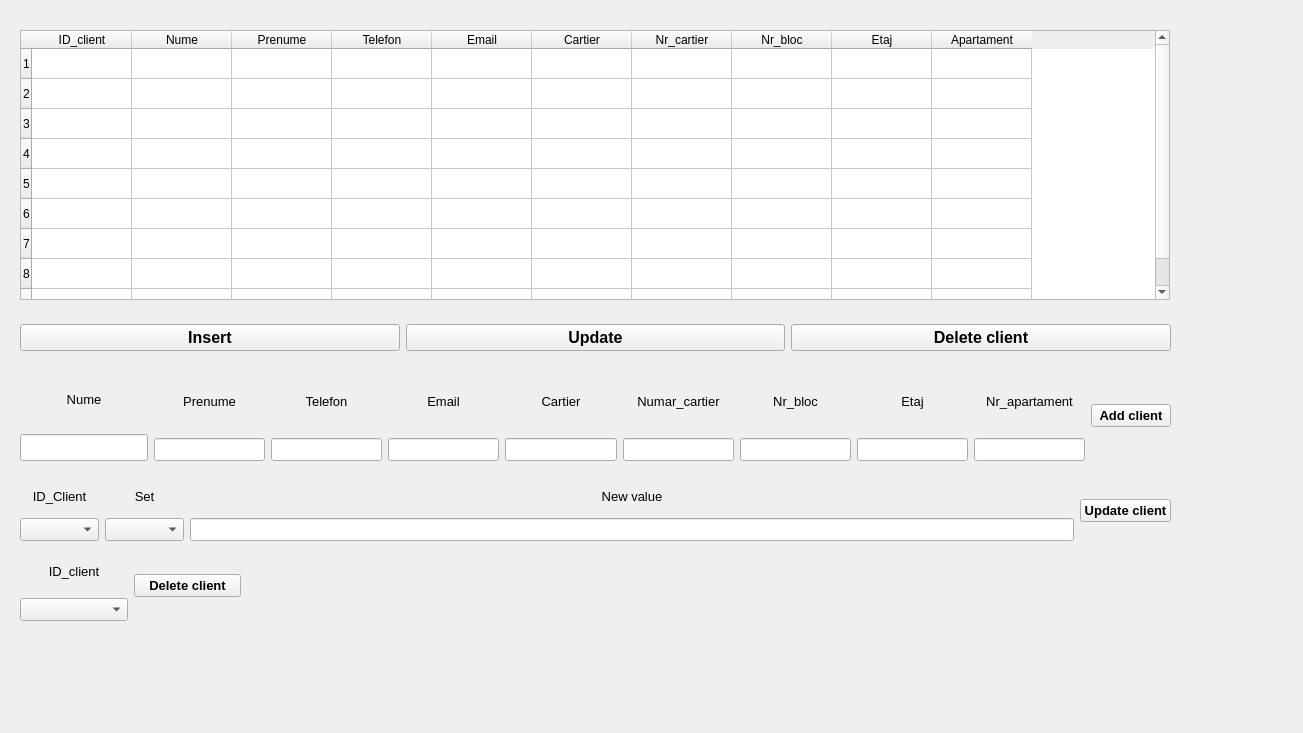
<?xml version="1.0" encoding="UTF-8"?>
<ui version="4.0">
 <class>mainWidget</class>
 <widget class="QWidget" name="mainWidget">
  <property name="geometry">
   <rect>
    <x>0</x>
    <y>0</y>
    <width>1303</width>
    <height>733</height>
   </rect>
  </property>
  <property name="windowTitle">
   <string>main</string>
  </property>
  <property name="autoFillBackground">
   <bool>false</bool>
  </property>
  <widget class="QTableWidget" name="clients_table">
   <property name="geometry">
    <rect>
     <x>20</x>
     <y>30</y>
     <width>1150</width>
     <height>270</height>
    </rect>
   </property>
   <property name="rowCount">
    <number>9</number>
   </property>
   <property name="columnCount">
    <number>10</number>
   </property>
   <row/>
   <row/>
   <row/>
   <row/>
   <row/>
   <row/>
   <row/>
   <row/>
   <row/>
   <column>
    <property name="text">
     <string>ID_client</string>
    </property>
   </column>
   <column>
    <property name="text">
     <string>Nume</string>
    </property>
   </column>
   <column>
    <property name="text">
     <string>Prenume</string>
    </property>
   </column>
   <column>
    <property name="text">
     <string>Telefon</string>
    </property>
   </column>
   <column>
    <property name="text">
     <string>Email</string>
    </property>
   </column>
   <column>
    <property name="text">
     <string>Cartier</string>
    </property>
   </column>
   <column>
    <property name="text">
     <string>Nr_cartier</string>
    </property>
   </column>
   <column>
    <property name="text">
     <string>Nr_bloc</string>
    </property>
   </column>
   <column>
    <property name="text">
     <string>Etaj</string>
    </property>
   </column>
   <column>
    <property name="text">
     <string>Apartament</string>
    </property>
   </column>
  </widget>
  <widget class="QWidget" name="horizontalLayoutWidget">
   <property name="geometry">
    <rect>
     <x>20</x>
     <y>320</y>
     <width>1151</width>
     <height>35</height>
    </rect>
   </property>
   <layout class="QHBoxLayout" name="clients_horizontalLayout">
    <item>
     <widget class="QPushButton" name="insert_client_main_button">
      <property name="font">
       <font>
        <pointsize>12</pointsize>
        <weight>75</weight>
        <bold>true</bold>
       </font>
      </property>
      <property name="text">
       <string>Insert</string>
      </property>
     </widget>
    </item>
    <item>
     <widget class="QPushButton" name="update_client_main_button">
      <property name="font">
       <font>
        <pointsize>12</pointsize>
        <weight>75</weight>
        <bold>true</bold>
       </font>
      </property>
      <property name="text">
       <string>Update</string>
      </property>
     </widget>
    </item>
    <item>
     <widget class="QPushButton" name="delete_client_main_button">
      <property name="enabled">
       <bool>true</bool>
      </property>
      <property name="font">
       <font>
        <pointsize>12</pointsize>
        <weight>75</weight>
        <bold>true</bold>
       </font>
      </property>
      <property name="text">
       <string>Delete client</string>
      </property>
     </widget>
    </item>
   </layout>
  </widget>
  <widget class="QWidget" name="horizontalLayoutWidget_2">
   <property name="geometry">
    <rect>
     <x>20</x>
     <y>370</y>
     <width>1151</width>
     <height>91</height>
    </rect>
   </property>
   <layout class="QHBoxLayout" name="insert_horizontalLayout">
    <item>
     <layout class="QVBoxLayout" name="verticalLayout">
      <item>
       <widget class="QLabel" name="nume_client_label">
        <property name="font">
         <font>
          <pointsize>10</pointsize>
         </font>
        </property>
        <property name="text">
         <string>Nume</string>
        </property>
        <property name="alignment">
         <set>Qt::AlignCenter</set>
        </property>
        <property name="wordWrap">
         <bool>false</bool>
        </property>
       </widget>
      </item>
      <item>
       <widget class="QLineEdit" name="nume_client_line">
        <property name="font">
         <font>
          <pointsize>12</pointsize>
         </font>
        </property>
       </widget>
      </item>
     </layout>
    </item>
    <item>
     <layout class="QVBoxLayout" name="verticalLayout_2">
      <item>
       <widget class="QLabel" name="prenume_client_label">
        <property name="font">
         <font>
          <pointsize>10</pointsize>
          <weight>50</weight>
          <bold>false</bold>
         </font>
        </property>
        <property name="text">
         <string>Prenume</string>
        </property>
        <property name="alignment">
         <set>Qt::AlignCenter</set>
        </property>
       </widget>
      </item>
      <item>
       <widget class="QLineEdit" name="prenume_client_line">
        <property name="font">
         <font>
          <pointsize>10</pointsize>
         </font>
        </property>
       </widget>
      </item>
     </layout>
    </item>
    <item>
     <layout class="QVBoxLayout" name="verticalLayout_4">
      <item>
       <widget class="QLabel" name="label">
        <property name="font">
         <font>
          <pointsize>10</pointsize>
         </font>
        </property>
        <property name="text">
         <string>Telefon</string>
        </property>
        <property name="alignment">
         <set>Qt::AlignCenter</set>
        </property>
       </widget>
      </item>
      <item>
       <widget class="QLineEdit" name="telefon_client_line">
        <property name="font">
         <font>
          <pointsize>10</pointsize>
         </font>
        </property>
       </widget>
      </item>
     </layout>
    </item>
    <item>
     <layout class="QVBoxLayout" name="verticalLayout_5">
      <item>
       <widget class="QLabel" name="label_2">
        <property name="font">
         <font>
          <pointsize>10</pointsize>
         </font>
        </property>
        <property name="text">
         <string>Email</string>
        </property>
        <property name="alignment">
         <set>Qt::AlignCenter</set>
        </property>
       </widget>
      </item>
      <item>
       <widget class="QLineEdit" name="email_client_line">
        <property name="font">
         <font>
          <pointsize>10</pointsize>
         </font>
        </property>
       </widget>
      </item>
     </layout>
    </item>
    <item>
     <layout class="QVBoxLayout" name="verticalLayout_3">
      <item>
       <widget class="QLabel" name="label_3">
        <property name="font">
         <font>
          <pointsize>10</pointsize>
         </font>
        </property>
        <property name="text">
         <string>Cartier</string>
        </property>
        <property name="alignment">
         <set>Qt::AlignCenter</set>
        </property>
       </widget>
      </item>
      <item>
       <widget class="QLineEdit" name="cartier_client_line">
        <property name="font">
         <font>
          <pointsize>10</pointsize>
         </font>
        </property>
       </widget>
      </item>
     </layout>
    </item>
    <item>
     <layout class="QVBoxLayout" name="verticalLayout_6">
      <item>
       <widget class="QLabel" name="label_4">
        <property name="font">
         <font>
          <pointsize>10</pointsize>
         </font>
        </property>
        <property name="text">
         <string>Numar_cartier</string>
        </property>
        <property name="alignment">
         <set>Qt::AlignCenter</set>
        </property>
       </widget>
      </item>
      <item>
       <widget class="QLineEdit" name="nr_cartier_client_line">
        <property name="font">
         <font>
          <pointsize>10</pointsize>
         </font>
        </property>
       </widget>
      </item>
     </layout>
    </item>
    <item>
     <layout class="QVBoxLayout" name="verticalLayout_7">
      <item>
       <widget class="QLabel" name="label_5">
        <property name="font">
         <font>
          <pointsize>10</pointsize>
         </font>
        </property>
        <property name="text">
         <string>Nr_bloc</string>
        </property>
        <property name="alignment">
         <set>Qt::AlignCenter</set>
        </property>
       </widget>
      </item>
      <item>
       <widget class="QLineEdit" name="nr_bloc_client_line">
        <property name="font">
         <font>
          <pointsize>10</pointsize>
         </font>
        </property>
       </widget>
      </item>
     </layout>
    </item>
    <item>
     <layout class="QVBoxLayout" name="verticalLayout_8">
      <item>
       <widget class="QLabel" name="label_10">
        <property name="font">
         <font>
          <pointsize>10</pointsize>
         </font>
        </property>
        <property name="text">
         <string>Etaj</string>
        </property>
        <property name="alignment">
         <set>Qt::AlignCenter</set>
        </property>
       </widget>
      </item>
      <item>
       <widget class="QLineEdit" name="etaj_client_line">
        <property name="font">
         <font>
          <pointsize>10</pointsize>
         </font>
        </property>
       </widget>
      </item>
     </layout>
    </item>
    <item>
     <layout class="QVBoxLayout" name="verticalLayout_12">
      <item>
       <widget class="QLabel" name="label_11">
        <property name="font">
         <font>
          <pointsize>10</pointsize>
         </font>
        </property>
        <property name="text">
         <string>Nr_apartament</string>
        </property>
        <property name="alignment">
         <set>Qt::AlignCenter</set>
        </property>
       </widget>
      </item>
      <item>
       <widget class="QLineEdit" name="nr_apartament_client_line">
        <property name="font">
         <font>
          <pointsize>10</pointsize>
         </font>
        </property>
       </widget>
      </item>
     </layout>
    </item>
    <item>
     <widget class="QPushButton" name="add_client_button">
      <property name="font">
       <font>
        <pointsize>10</pointsize>
        <weight>75</weight>
        <bold>true</bold>
       </font>
      </property>
      <property name="text">
       <string>Add client</string>
      </property>
     </widget>
    </item>
   </layout>
  </widget>
  <widget class="QWidget" name="horizontalLayoutWidget_3">
   <property name="geometry">
    <rect>
     <x>20</x>
     <y>480</y>
     <width>1151</width>
     <height>61</height>
    </rect>
   </property>
   <layout class="QHBoxLayout" name="update_horizontalLayout">
    <item>
     <layout class="QVBoxLayout" name="verticalLayout_9">
      <item>
       <widget class="QLabel" name="label_6">
        <property name="font">
         <font>
          <pointsize>10</pointsize>
         </font>
        </property>
        <property name="text">
         <string>ID_Client</string>
        </property>
        <property name="alignment">
         <set>Qt::AlignCenter</set>
        </property>
       </widget>
      </item>
      <item>
       <widget class="QComboBox" name="id_client_update_combo_box">
        <property name="font">
         <font>
          <pointsize>10</pointsize>
         </font>
        </property>
       </widget>
      </item>
     </layout>
    </item>
    <item>
     <layout class="QVBoxLayout" name="verticalLayout_10">
      <item>
       <widget class="QLabel" name="label_7">
        <property name="font">
         <font>
          <pointsize>10</pointsize>
         </font>
        </property>
        <property name="text">
         <string>Set</string>
        </property>
        <property name="alignment">
         <set>Qt::AlignCenter</set>
        </property>
       </widget>
      </item>
      <item>
       <widget class="QComboBox" name="set_client_combo_box">
        <property name="font">
         <font>
          <pointsize>10</pointsize>
         </font>
        </property>
       </widget>
      </item>
     </layout>
    </item>
    <item>
     <layout class="QVBoxLayout" name="verticalLayout_11">
      <item>
       <widget class="QLabel" name="label_8">
        <property name="font">
         <font>
          <pointsize>10</pointsize>
         </font>
        </property>
        <property name="text">
         <string>New value</string>
        </property>
        <property name="alignment">
         <set>Qt::AlignCenter</set>
        </property>
       </widget>
      </item>
      <item>
       <widget class="QLineEdit" name="new_value_client_line">
        <property name="enabled">
         <bool>true</bool>
        </property>
        <property name="font">
         <font>
          <pointsize>10</pointsize>
         </font>
        </property>
       </widget>
      </item>
     </layout>
    </item>
    <item>
     <widget class="QPushButton" name="set_client_button">
      <property name="font">
       <font>
        <pointsize>10</pointsize>
        <weight>75</weight>
        <bold>true</bold>
       </font>
      </property>
      <property name="text">
       <string>Update client</string>
      </property>
     </widget>
    </item>
   </layout>
  </widget>
  <widget class="QWidget" name="horizontalLayoutWidget_4">
   <property name="geometry">
    <rect>
     <x>20</x>
     <y>550</y>
     <width>221</width>
     <height>71</height>
    </rect>
   </property>
   <layout class="QHBoxLayout" name="delete_driver_layout">
    <item>
     <layout class="QVBoxLayout" name="verticalLayout_13">
      <item>
       <widget class="QLabel" name="label_9">
        <property name="font">
         <font>
          <pointsize>10</pointsize>
         </font>
        </property>
        <property name="text">
         <string>ID_client</string>
        </property>
        <property name="alignment">
         <set>Qt::AlignCenter</set>
        </property>
       </widget>
      </item>
      <item>
       <widget class="QComboBox" name="id_client_delete_combo_box">
        <property name="font">
         <font>
          <pointsize>10</pointsize>
         </font>
        </property>
       </widget>
      </item>
     </layout>
    </item>
    <item>
     <widget class="QPushButton" name="delete_client_button">
      <property name="font">
       <font>
        <pointsize>10</pointsize>
        <weight>75</weight>
        <bold>true</bold>
       </font>
      </property>
      <property name="text">
       <string>Delete client</string>
      </property>
     </widget>
    </item>
   </layout>
  </widget>
 </widget>
 <resources/>
 <connections/>
</ui>
